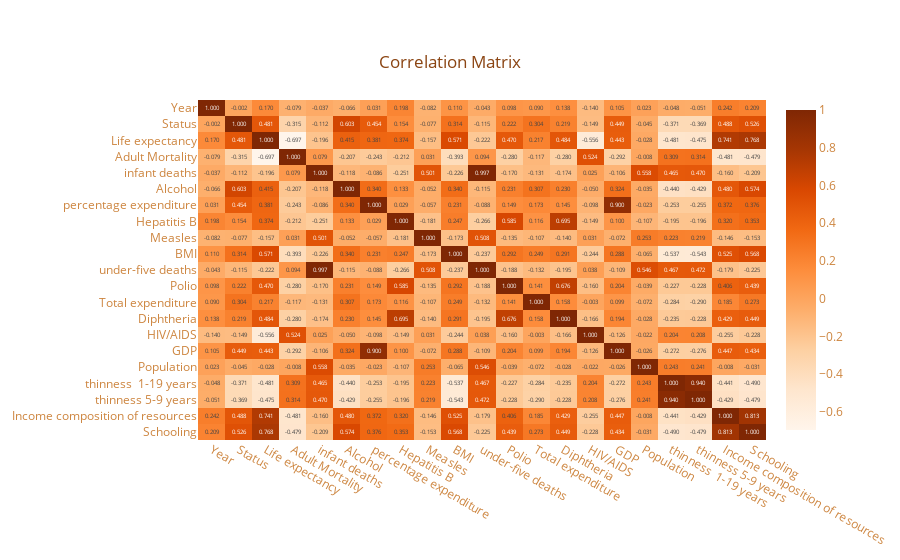

The notebook cell saved with this chart:
### Code cell
fig = px.imshow(correlation, text_auto = '.3f', title = 'Correlation Matrix',
                color_continuous_scale = 'oranges', aspect = 'auto')
fig.update_layout(title = {'font_color' : 'saddlebrown', 'x' : 0.5,  'y' : 0.9,
                            'xanchor' : 'center', 'yanchor' : 'top'},
                   font_color = 'peru')
fig.show()

### Figure 1 — Plotly figure (JSON) as saved in the notebook; plotly's stock layout.template omitted (floating-point values rounded to 4 significant figures; data arrays with more than 128 entries replaced by an {"elided": "..."} marker saying what was removed)
{"data": [{"coloraxis": "coloraxis", "hovertemplate": "x: %{x}<br>y: %{y}<br>color: %{z}<extra></extra>", "name": "0", "texttemplate": "%{z:.3f}", "type": "heatmap", "x": ["Year", "Status", "Life expectancy", "Adult Mortality", "infant deaths", "Alcohol", "percentage expenditure", "Hepatitis B", "Measles", "BMI", "under-five deaths", "Polio", "Total expenditure", "Diphtheria", "HIV/AIDS", "GDP", "Population", "thinness  1-19 years", "thinness 5-9 years", "Income composition of resources", "Schooling"], "xaxis": "x", "y": ["Year", "Status", "Life expectancy", "Adult Mortality", "infant deaths", "Alcohol", "percentage expenditure", "Hepatitis B", "Measles", "BMI", "under-five deaths", "Polio", "Total expenditure", "Diphtheria", "HIV/AIDS", "GDP", "Population", "thinness  1-19 years", "thinness 5-9 years", "Income composition of resources", "Schooling"], "yaxis": "y", "z": {"elided": "21x21 float values"}}], "layout": {"autosize": true, "coloraxis": {"colorscale": [[0, "rgb(255,245,235)"], [0.125, "rgb(254,230,206)"], [0.25, "rgb(253,208,162)"], [0.375, "rgb(253,174,107)"], [0.5, "rgb(253,141,60)"], [0.625, "rgb(241,105,19)"], [0.75, "rgb(217,72,1)"], [0.875, "rgb(166,54,3)"], [1, "rgb(127,39,4)"]]}, "font": {"color": "peru"}, "title": {"font": {"color": "saddlebrown"}, "text": "Correlation Matrix", "x": 0.5, "xanchor": "center", "y": 0.9, "yanchor": "top"}, "xaxis": {"anchor": "y", "autorange": true, "domain": [0, 1], "range": [-0.5, 20.5], "type": "category"}, "yaxis": {"anchor": "x", "autorange": true, "domain": [0, 1], "range": [20.5, -0.5], "type": "category"}}}
